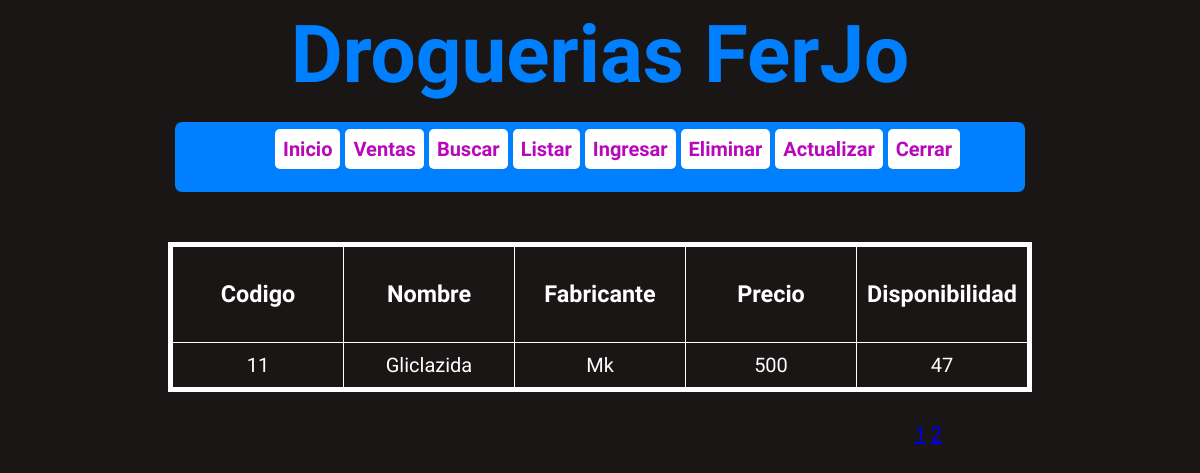
Page /listar.php?pagina=2 (signed in) on the committed database.
### tables this page shows
CREATE TABLE IF NOT EXISTS `drogas` (
  `Codigo` int(15) NOT NULL,
  `Nombre` varchar(15) NOT NULL,
  `Fabricante` varchar(15) NOT NULL,
  `Presentacion` varchar(15) NOT NULL,
  `Tipo` varchar(15) NOT NULL,
  `Fecha_Vencimiento` date NOT NULL,
  `Precio` int(20) NOT NULL,
  `Disponibilidad` int(10) NOT NULL,
  `Cod_Proveedor` int(15) NOT NULL,
  `Formula` varchar(2) DEFAULT NULL,
  PRIMARY KEY (`Codigo`)
);

### listar.php (the view, shortened to what this page needs)
<!DOCTYPE html>
<html>
<head>
	<link rel="stylesheet" type="text/css" href="stylesheet.css">
</head>
<body>
<div id='Contenido'>
	<header>
		<hgroup>
		<h1><a href="index.php">Droguerias FerJo</a></h1>
		</hgroup>
		<div id='Menu'>
			<nav>
				<ul>
					<?php
					echo "<li><a href='index.php'>Inicio</a></li>";
					echo "<li><a href='ventas.php'>Ventas</a></li>";
					echo "<li><a href='buscar.php'>Buscar</a></li>";
					echo "<li><a href='listar.php'>Listar</a></li>";
					if($_SESSION["usuario_valido"] == 1){
						echo "<li><a href='insertar.php'>Ingresar</a></li>";
						echo "<li><a href='eliminar.php'>Eliminar</a></li>";
						echo "<li><a href='actualizar.php'>Actualizar</a></li>";
					}
					echo "<li><a href='cerrar.php'>Cerrar</a></li>";
					?>
				</ul>
			</nav>
		</div>
		<div>
		<?php
			require("conexion.php");
			$consulta = "SELECT Codigo, Nombre, Fabricante, Precio, Disponibilidad FROM drogas";
			$result = mysqli_query($conexion, $consulta);
			$tamano_paginas = 10;
			if(isset($_GET["pagina"])){
				$pagina = $_GET["pagina"];
			}else{
				$pagina = 1;
			}
			$numfilas = mysqli_num_rows($result);
			$totalpag = ceil($numfilas/$tamano_paginas);
			$desde = ($pagina -1)*$tamano_paginas;
			$consulta_limite ="SELECT Codigo, Nombre, Fabricante, Precio, Disponibilidad FROM drogas LIMIT $desde, $tamano_paginas";
			$result = mysqli_query($conexion, $consulta_limite);
			if(!empty($result)){
				echo "<table><tr><td>";
				echo "<h3 id='titleTable'>Codigo</h3></td><td>";
				echo "<h3 id='titleTable'>Nombre</h3></td><td>";
				echo "<h3 id='titleTable'>Fabricante</h3></td><td>";
				echo "<h3 id='titleTable'>Precio</h3></td><td>";
				echo "<h3 id='titleTable'>Disponibilidad</h3></td><tr>";
				while($fila = mysqli_fetch_row($result)){
					echo "<tr><td>";
					echo "$fila[0] </td><td>";
					echo " $fila[1] </td><td>";
					echo "$fila[2] </td><td>";
					echo "$fila[3] </td><td>";
					echo "$fila[4]</td></td></tr>";
				}
				echo "</table>";
			}else{
				echo "<h1 id = 'Error'>No hay drogas en el inventario</h1>";
			}
		?>
		</div>
		<div id='Paginacion'>
		<?php
			for($i = 1; $i <= $totalpag; $i++){
				echo "<a href='?pagina=" . $i . "'>" . $i . "</a>  ";
			}
		?>
		</div>
	</header>
</div>
</body>
</html>

### stylesheet.css (style rules this page uses)
body { background-color: #1A1616; font-family: 'Gloria Hallelujah', cursive; font-size: 20px; color: #FFF; }
header hgroup h1 { font-size: 80px; color: #0080FF; margin: 0 auto; font-family: 'Ranga', cursive; }
header hgroup h1 a { text-decoration: none; color: #0080FF; }
#Contenido { text-align: center; }
#Menu { margin: 0 auto; background-color: #0080FF; border-radius: 7px; width: 850px; height: 70px; }
nav ul { list-style-type: none; }
nav ul li { display: inline-block; margin-top: 7px; margin-right: 5px; cursor: pointer; border-radius: 5px; background-color: white; padding: 8px; font-weight: bold; transition: all 0.5s linear; -webkit-transition: all 0.5s linear; -o-transition: all 0.5s linear; -moz-transition: all 0.5s linea }
nav ul li a { text-decoration: none; color: #b709ba; }
table { margin: 0 auto; margin-top: 50px; border: 5px solid white; border-collapse: collapse; text-align: center; }
table td { border-radius: 7px; border: 1px solid white; padding: 10px; width: 150px; }
#Paginacion { margin-top: 30px; margin-right: 250px; text-align: right; }

### rows in the picture
drogas: Codigo "11", Nombre "Gliclazida", Fabricante "Mk", Precio "500", Disponibilidad "47"
